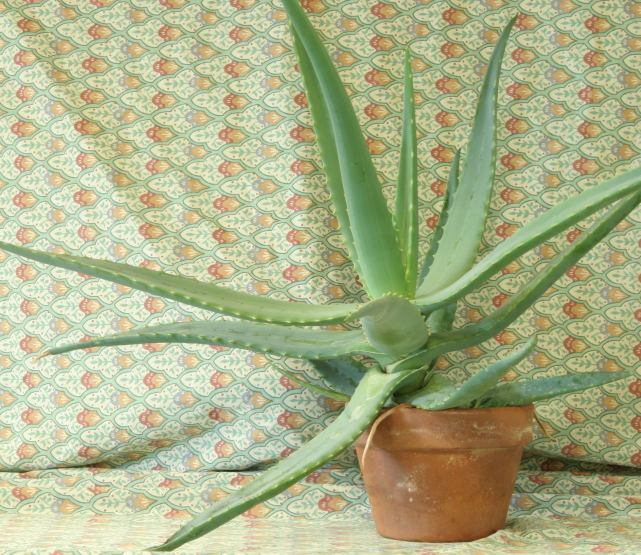
//> input picture 08_3D_vision/08_01_disparity/data/aloeL.jpg, 1282 x 1110 px (shown at 1/2 size)
$ ./main ../../08_3D_vision/08_01_disparity/data/aloeL.jpg   (built with g++ and OpenCV 4)
//> lines starting //> are read from the running program, lines starting //| are printed output that depends on the picture
/**
 * @file main.cpp
 * @brief Neighborhood transformations using convolution kernels
 * @author José Miguel Guerrero Hernández
 *
 * This example demonstrates neighborhood operations where each output pixel
 * depends on a neighborhood of input pixels (spatial filtering).
 *
 * Convolution operation:
 *   g(x,y) = Σ Σ K(i,j) * f(x-i, y-j)
 *
 * Kernels demonstrated:
 * 1. Box filter (averaging): Blurs the image by averaging neighbors
 * 2. Sobel Y (horizontal edges): Detects horizontal gradients
 * 3. Sobel X (vertical edges): Detects vertical gradients
 *
 * Key concepts:
 * - Kernel/Mask: Small matrix K defining the operation
 * - Convolution: Sliding the kernel over the image
 * - Edge detection: Using derivative approximations
 *
 * @note Uses ../../data/starry_night.png as input image
 */

#include <string>
#include <algorithm>
#include <cstdlib>
#include <opencv2/core.hpp>
#include <opencv2/highgui.hpp>
#include <opencv2/imgproc.hpp>
#include <opencv2/imgcodecs.hpp>
#include <iostream>

namespace
{
// The images this example works on are about 1400 px on the long side, and
// several windows at that size do not fit on a normal screen. The processing
// always runs at full resolution: only the copy sent to the screen is reduced,
// with INTER_AREA, which is the interpolation meant for shrinking
constexpr int MAX_DISPLAY_SIDE = 800;

// Returns the copy that goes to the screen, already reduced. Whatever is drawn
// on the result keeps its size in screen pixels, so labels are written here and
// not on the full-resolution frame: drawn before the reduction they shrink with
// it and stop being readable
cv::Mat fitToScreen(const cv::Mat & image)
{
  const int side = std::max(image.cols, image.rows);
  if (side <= MAX_DISPLAY_SIDE || image.empty()) {
    return image.clone();
  }
  const double factor = static_cast<double>(MAX_DISPLAY_SIDE) / side;
  cv::Mat reduced;
  cv::resize(image, reduced, cv::Size(), factor, factor, cv::INTER_AREA);
  return reduced;
}

void showFit(const std::string & window, const cv::Mat & image)
{
  cv::imshow(window, fitToScreen(image));
}
}  // namespace

/**
 * @brief Displays usage information
 * @param argv Command line arguments
 */
void printHelp(char ** argv)
{
  std::cout << "\n"
            << "Neighborhood Transformations Demo\n"
            << "=================================\n"
            << "This program demonstrates spatial filtering using convolution kernels.\n"
            << "Each output pixel depends on a neighborhood of input pixels.\n\n"
            << "Usage: " << argv[0] << " [image_path]\n"
            << "  image_path: Path to input image (default: starry_night.png)\n\n";
}

/**
 * @brief Create a box filter kernel (averaging)
 *
 * Box filter averages all pixels in the neighborhood.
 * Useful for noise reduction and blurring.
 *
 * Kernel:  [1 1 1]
 *          [1 1 1]  * (1/9)
 *          [1 1 1]
 *
 * @return 3x3 box filter kernel
 */
cv::Mat createBoxKernel()
{
  cv::Mat kernel = (cv::Mat_<float>(3, 3) <<
    1, 1, 1,
    1, 1, 1,
    1, 1, 1);
  return kernel / 9.0f;    // Normalize to preserve brightness
}

/**
 * @brief Create Sobel Y kernel (horizontal edge detection)
 *
 * Approximates vertical derivative (∂f/∂y).
 * Detects horizontal edges (changes in vertical direction).
 *
 * Kernel:  [-1 -2 -1]
 *          [ 0  0  0]
 *          [ 1  2  1]
 *
 * The bottom row is the positive one because the image y axis points DOWN, so
 * a positive response means the intensity grows downwards. This is the sign
 * convention of cv::Sobel, and filter2D applies the kernel as written (it
 * correlates, it does not flip). Turning the two rows around, which is what
 * this example used to do, negates every vertical gradient.
 *
 * @return 3x3 Sobel Y kernel
 */
cv::Mat createSobelYKernel()
{
  return (cv::Mat_<float>(3, 3) <<
         -1, -2, -1,
         0, 0, 0,
         1, 2, 1);
}

/**
 * @brief Create Sobel X kernel (vertical edge detection)
 *
 * Approximates horizontal derivative (∂f/∂x).
 * Detects vertical edges (changes in horizontal direction).
 *
 * Kernel:  [-1  0  1]
 *          [-2  0  2]
 *          [-1  0  1]
 *
 * The right column is the positive one, so a positive response means the
 * intensity grows to the right. Same convention as cv::Sobel; see the note on
 * createSobelYKernel about filter2D not flipping the kernel.
 *
 * @return 3x3 Sobel X kernel
 */
cv::Mat createSobelXKernel()
{
  return (cv::Mat_<float>(3, 3) <<
         -1, 0, 1,
         -2, 0, 2,
         -1, 0, 1);
}

int main(int argc, char ** argv)
{

  // Load image in grayscale
  // Command-line arguments; --help prints the usage
  cv::CommandLineParser parser(argc, argv,
    "{help h | | Show this help message}"
    "{@input | ../../data/starry_night.png | Input file}");
  if (parser.has("help")) {
    parser.printMessage();
    printHelp(argv);
    return EXIT_SUCCESS;
  }
  const std::string filename = parser.get<std::string>("@input");

  // Without this, a malformed value (--frames=xyz) is reported by the parser
  // but the example carries on with the default, which is the hardest kind
  // of failure to diagnose. Note it validates values, not option names:
  // cv::CommandLineParser ignores an unknown option without complaining
  if (!parser.check()) {
    parser.printErrors();
    return EXIT_FAILURE;
  }
  cv::Mat src = cv::imread(cv::samples::findFile(filename, false), cv::IMREAD_GRAYSCALE);
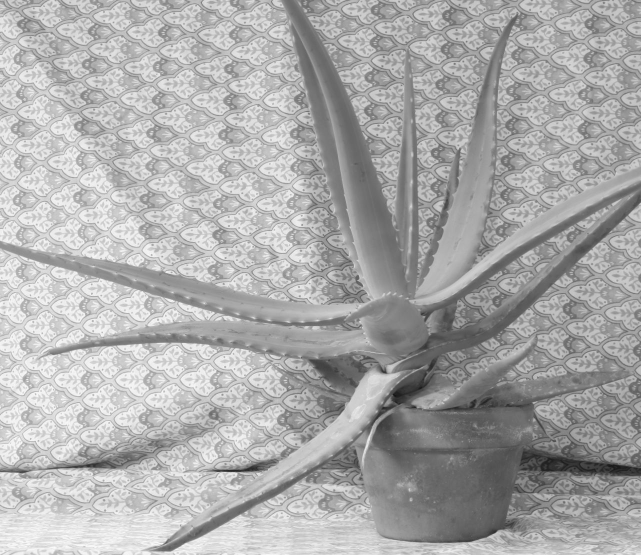
//> src: 1110 rows x 1282 cols, CV_8UC1 (shown at 1/2 size); min 18, max 255, mean 170.8

  if (src.empty()) {
    std::cerr << "Error: Could not load image '" << filename << "'" << std::endl;
    return EXIT_FAILURE;
  }

  // Convert to float for precise calculations
  src.convertTo(src, CV_32F, 1.0 / 255.0);
//> src: 1110 rows x 1282 cols, CV_32FC1

  std::cout << "=== Neighborhood Transformations (Spatial Filtering) ===" << std::endl;
  std::cout << "Image size: " << src.cols << "x" << src.rows << std::endl;
//| Image size: 1282x1110

  // Create convolution kernels
  cv::Mat box_kernel = createBoxKernel();
  cv::Mat sobel_y = createSobelYKernel();
  cv::Mat sobel_x = createSobelXKernel();

  std::cout << "\nKernels applied:" << std::endl;
  std::cout << "1. Box filter (3x3 averaging) - Smoothing" << std::endl;
  std::cout << "2. Sobel Y - Horizontal edge detection" << std::endl;
  std::cout << "3. Sobel X - Vertical edge detection" << std::endl;

  // Apply the spatial filters.
  //
  // Technical note: filter2D actually computes a CORRELATION -- it does NOT
  // flip the kernel, as a strict mathematical convolution would. For
  // symmetric kernels (like the box filter) the result is identical; for
  // antisymmetric kernels (like Sobel) only the sign of the response flips.
  // For a strict convolution, rotate the kernel 180 degrees first:
  //   cv::flip(kernel, kernel, -1);
  cv::Mat blurred, edges_y, edges_x;

  cv::filter2D(src, blurred, src.depth(), box_kernel);
  cv::filter2D(src, edges_y, src.depth(), sobel_y);
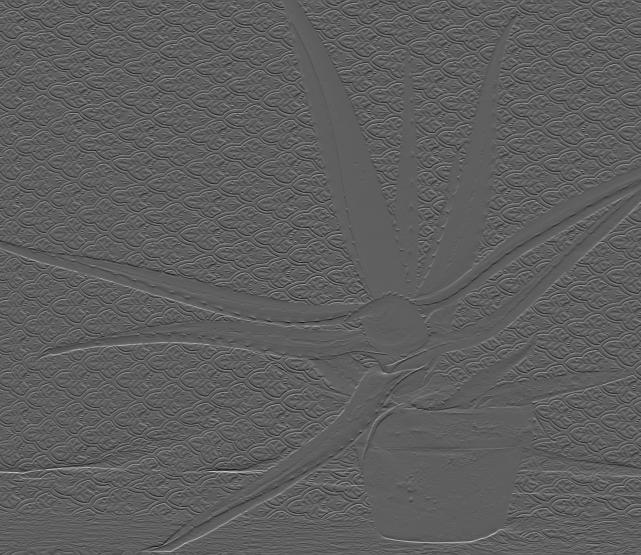
//> edges_y: 1110 rows x 1282 cols, CV_32FC1 (shown at 1/2 size); min -1.72, max 2.91, mean 0.0012; drawn with min black and max white
  cv::filter2D(src, edges_x, src.depth(), sobel_x);
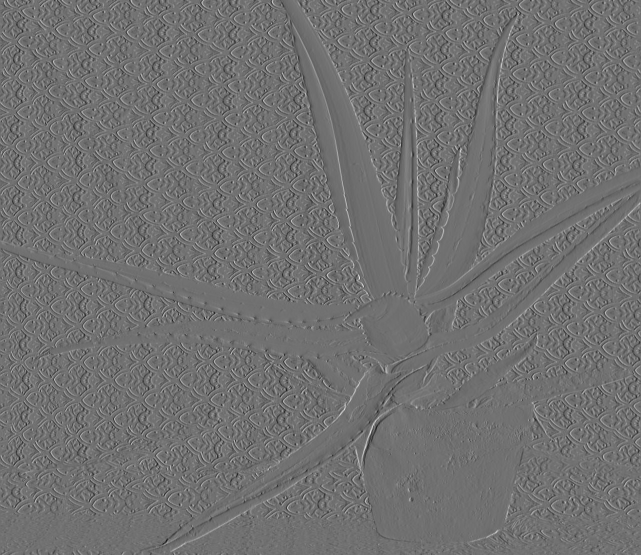
//> edges_x: 1110 rows x 1282 cols, CV_32FC1 (shown at 1/2 size); min -1.44, max 1.8, mean -0.00129; drawn with min black and max white

  // Normalize edge images for better visualization
  // (edge values can be negative, shift to [0,1] range)
  cv::Mat edges_y_display, edges_x_display;
  edges_y.convertTo(edges_y_display, CV_32F, 0.5, 0.5);    // Scale and shift
  edges_x.convertTo(edges_x_display, CV_32F, 0.5, 0.5);

  // Display results
  showFit("Original", src);
//> in fitToScreen, `cv::resize(image, reduced, cv::Size(), factor, factor, cv::INTER_AREA);`:
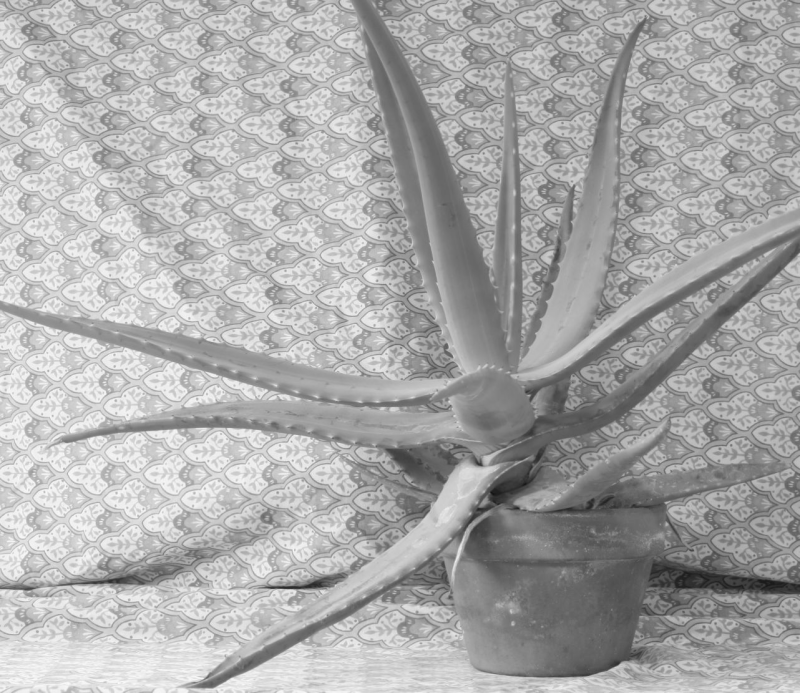
//> reduced: 693 rows x 800 cols, CV_32FC1; min 0.0835, max 0.981, mean 0.67
  showFit("Box Filter (Blur)", blurred);
  showFit("Sobel Y (Horizontal Edges)", edges_y_display);
//> in fitToScreen (call 3), `cv::resize(image, reduced, cv::Size(), factor, factor, cv::INTER_AREA);`:
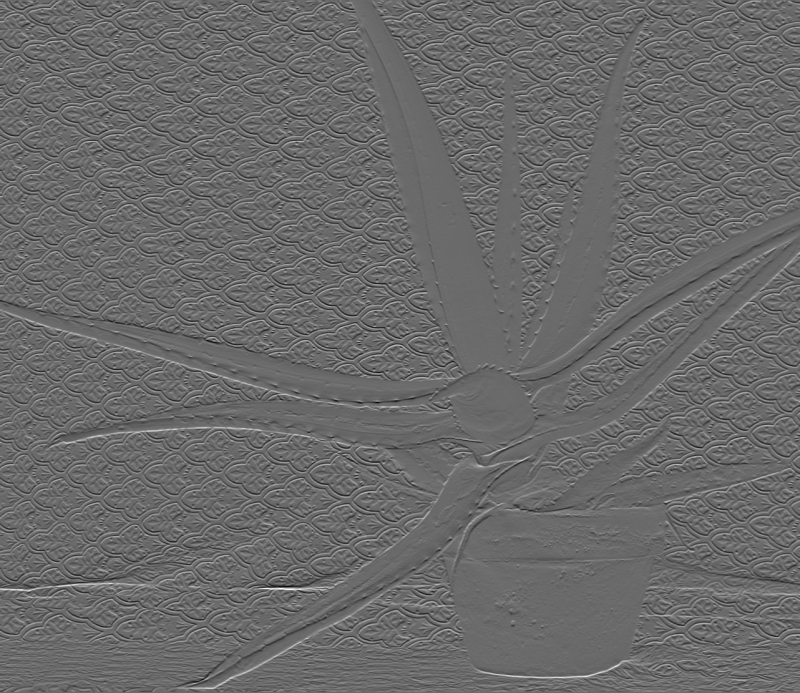
//> reduced: 693 rows x 800 cols, CV_32FC1; min -0.242, max 1.54, mean 0.501; drawn with min black and max white
  showFit("Sobel X (Vertical Edges)", edges_x_display);
//> in fitToScreen (call 4), `cv::resize(image, reduced, cv::Size(), factor, factor, cv::INTER_AREA);`:
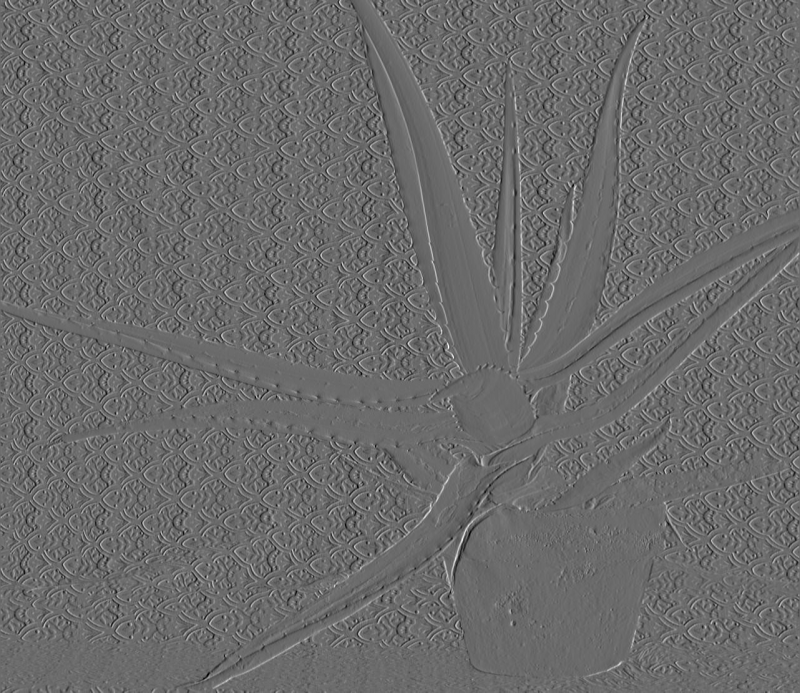
//> reduced: 693 rows x 800 cols, CV_32FC1; min -0.0477, max 1.25, mean 0.499; drawn with min black and max white

  std::cout << "\nPress any key to exit..." << std::endl;
  cv::waitKey(0);

  return EXIT_SUCCESS;
}
